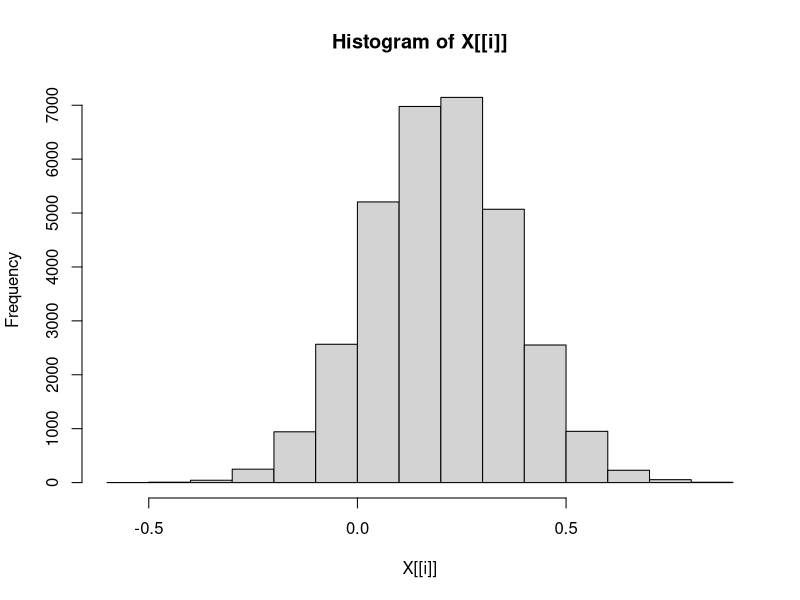
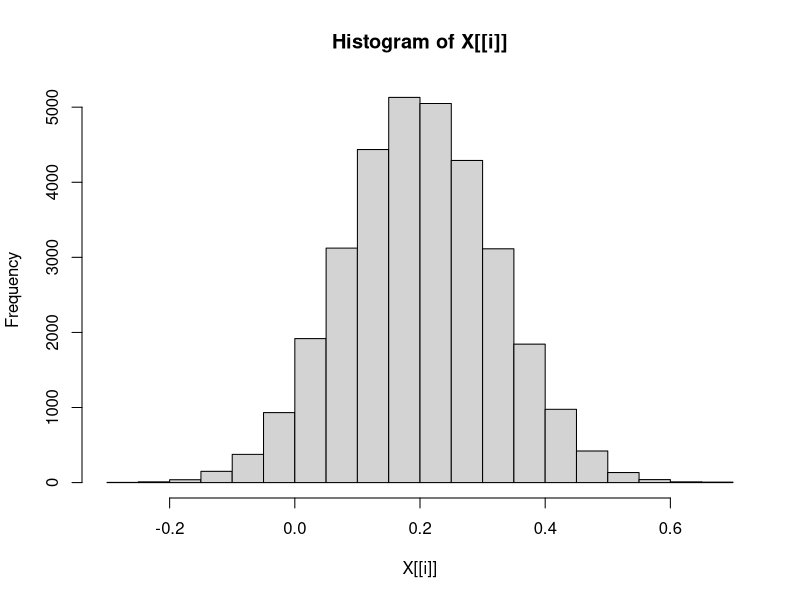
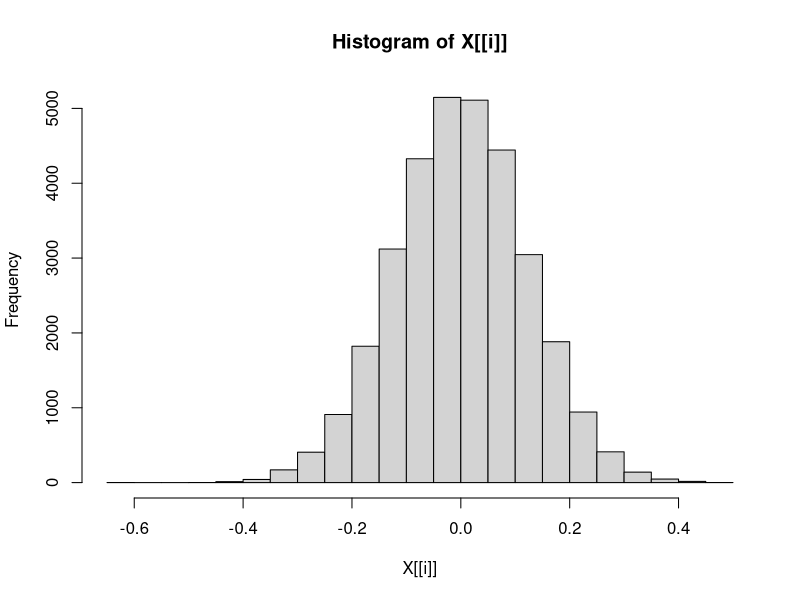
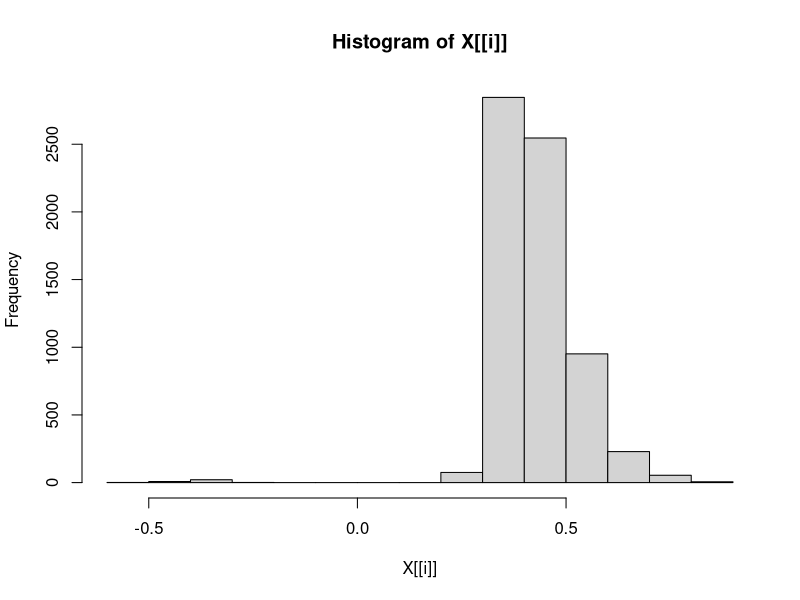
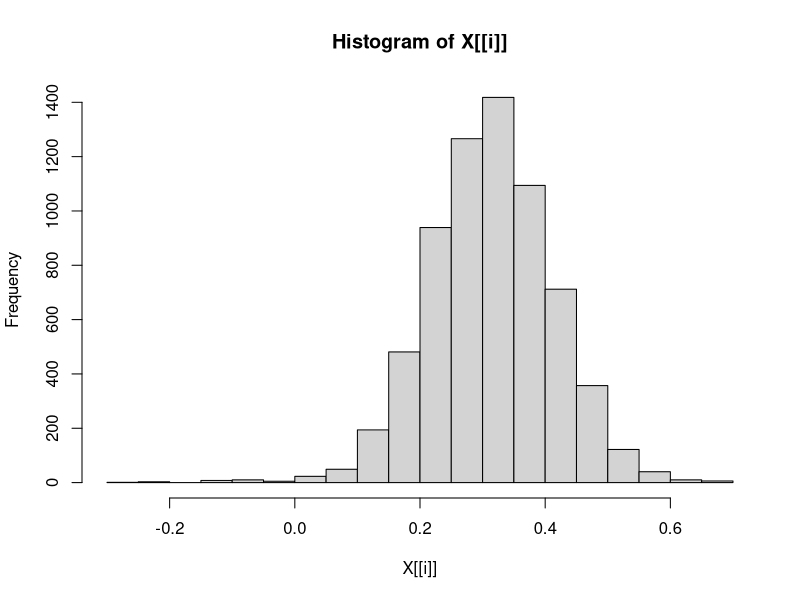
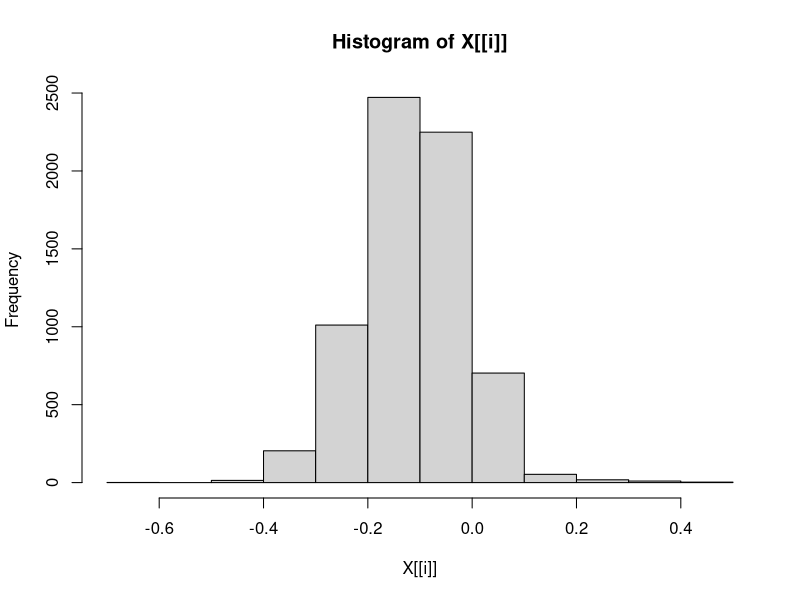

The R script that drew these images, in order:
#'
#' # Simulate the data
#'
#' I'll examine the case where one variable is truly different from 0, with mean = .2 (SD = 1), and the other is truly 0 (SD = 1), using repeated t.tests using sample size of 69.
#'

library(MASS)
do_test <- function(N, means = c(0, 0)){
    cormat <- diag(2)
    some_data <- mvrnorm(n = N, mu = means, Sigma = cormat)
    ttest_diff <- t.test(some_data[,1], some_data[,2], paired = T)
    ttest_v1 <- t.test(some_data[,1], paired = F)
    ttest_v2 <- t.test(some_data[,2], paired = F)
    arow <- c(lapply(list(ttest_diff, ttest_v1, ttest_v2), function(x) x$p.value),
              lapply(list(ttest_diff, ttest_v1, ttest_v2), function(x) x$estimate))
    names(arow) <- unlist(lapply(c('p', 'mean'), paste, c('diff', 'v1', 'v2'), sep = '_'))
    return(as.data.frame(arow, row.names = 1))
}

library(future)
library(listenv)
plan(list(tweak(multicore, workers = 8)))

rezList <- listenv()

for(i in 1:(8*4)){
    rezList[[i]] <- future(
        dplyr::bind_rows(
            replicate(1000, 
                      do_test(N = 69, means = c(.2, 0)), 
                      simplify = F))
        )
}

rezListList <- lapply(as.list(rezList), value)
test_df <- dplyr::bind_rows(rezListList)

#'
#' # Examine selection effects
#'
#' ## Statistics under the null
#' 
#' We should see mean p value for v2 of .5 , and mean of v2 means close to 0.
sapply(test_df, mean)

#'
#' ## Type I error, no selection
#' 
#' The proportion for significant effects for p_diff and p_v1 is power (because we know there are real differences from 0 for the difference and the mean of v1), and the proportion significant for p_v2 is the observed type 1 error rate, and so should be .05.
#' 
sapply(test_df[,1:3], function(acol) mean(acol < .05))

#'
#' ## Type I error, with selection on sig diff
#' 
#' We see the error rate is inflated for deciding the mean of v2 is different from 0.
#' 
sapply(test_df[test_df$p_diff < .05,1:3], function(acol) mean(acol < .05))

#'
#' ## Unbiased estimates
#' 
#' Note the difference in where the center of mass is for these estimates versus the estimates after selection on significance.
#' 
nothing <- lapply(sapply(test_df[,4:6], hist, plot = F, simplify = F), function(x) {plot(x); cat('\n\n\n')})

#'
#' ## Biased estimates
#' 
nothing <- lapply(sapply(test_df[test_df$p_diff < .05,4:6], hist, plot = F, simplify = F), function(x) {plot(x); cat('\n\n\n')})

